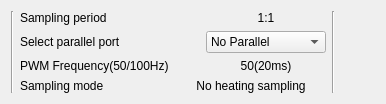
      <widget class="QWidget" name="tab_8">
       <attribute name="title">
        <string>Board_set</string>
       </attribute>
       <layout class="QGridLayout" name="gridLayout_9">
        <item row="0" column="0">
         <layout class="QVBoxLayout" name="verticalLayout_24">
          <item>
           <layout class="QHBoxLayout" name="horizontalLayout_47"/>
          </item>
          <item>
           <layout class="QHBoxLayout" name="horizontalLayout_56"/>
          </item>
         </layout>
        </item>
        <item row="1" column="0">
         <layout class="QVBoxLayout" name="verticalLayout_8">
          <item>
           <layout class="QHBoxLayout" name="horizontalLayout_52">
            <item>
             <layout class="QHBoxLayout" name="horizontalLayout_17">
              <item>
               <widget class="Line" name="line_95">
                <property name="orientation">
                 <enum>Qt::Vertical</enum>
                </property>
               </widget>
              </item>
              <item>
               <layout class="QVBoxLayout" name="verticalLayout_20">
                <item>
                 <layout class="QHBoxLayout" name="horizontalLayout_122">
                  <item>
                   <widget class="QLabel" name="label_85">
                    <property name="minimumSize">
                     <size>
                      <width>180</width>
                      <height>0</height>
                     </size>
                    </property>
                    <property name="maximumSize">
                     <size>
                      <width>220</width>
                      <height>16777215</height>
                     </size>
                    </property>
                    <property name="styleSheet">
                     <string notr="true">font: 14px &quot;Tahoma&quot;;</string>
                    </property>
                    <property name="text">
                     <string>Sampling period</string>
                    </property>
                   </widget>
                  </item>
                  <item>
                   <widget class="QLabel" name="label_8">
                    <property name="text">
                     <string>1:1</string>
                    </property>
                    <property name="alignment">
                     <set>Qt::AlignCenter</set>
                    </property>
                   </widget>
                  </item>
                 </layout>
                </item>
                <item>
                 <layout class="QHBoxLayout" name="horizontalLayout_123">
                  <item>
                   <widget class="QLabel" name="label_86">
                    <property name="minimumSize">
                     <size>
                      <width>180</width>
                      <height>0</height>
                     </size>
                    </property>
                    <property name="maximumSize">
                     <size>
                      <width>220</width>
                      <height>16777215</height>
                     </size>
                    </property>
                    <property name="styleSheet">
                     <string notr="true">font: 14px &quot;Tahoma&quot;;</string>
                    </property>
                    <property name="text">
                     <string>Select parallel port</string>
                    </property>
                   </widget>
                  </item>
                  <item>
                   <widget class="QComboBox" name="BAT_Share_pps">
                    <property name="maximumSize">
                     <size>
                      <width>120</width>
                      <height>16777215</height>
                     </size>
                    </property>
                    <item>
                     <property name="text">
                      <string>No Parallel</string>
                     </property>
                    </item>
                    <item>
                     <property name="text">
                      <string>Select sector1 H+</string>
                     </property>
                    </item>
                   </widget>
                  </item>
                 </layout>
                </item>
                <item>
                 <layout class="QHBoxLayout" name="horizontalLayout_125">
                  <item>
                   <widget class="QLabel" name="label_87">
                    <property name="minimumSize">
                     <size>
                      <width>180</width>
                      <height>0</height>
                     </size>
                    </property>
                    <property name="maximumSize">
                     <size>
                      <width>220</width>
                      <height>16777215</height>
                     </size>
                    </property>
                    <property name="styleSheet">
                     <string notr="true">font: 14px &quot;Tahoma&quot;;</string>
                    </property>
                    <property name="text">
                     <string>PWM Frequency(50/100Hz)</string>
                    </property>
                   </widget>
                  </item>
                  <item>
                   <widget class="QLabel" name="label_9">
                    <property name="text">
                     <string>50(20ms)</string>
                    </property>
                    <property name="alignment">
                     <set>Qt::AlignCenter</set>
                    </property>
                   </widget>
                  </item>
                 </layout>
                </item>
                <item>
                 <layout class="QHBoxLayout" name="horizontalLayout_38">
                  <item>
                   <widget class="QLabel" name="label_28">
                    <property name="styleSheet">
                     <string notr="true">font: 14px &quot;Tahoma&quot;;</string>
                    </property>
                    <property name="text">
                     <string>Sampling mode</string>
                    </property>
                   </widget>
                  </item>
                  <item>
                   <widget class="QLabel" name="label_10">
                    <property name="text">
                     <string>No heating sampling</string>
                    </property>
                    <property name="alignment">
                     <set>Qt::AlignCenter</set>
                    </property>
                   </widget>
                  </item>
                 </layout>
                </item>
               </layout>
              </item>
              <item>
               <widget class="Line" name="line_96">
                <property name="orientation">
                 <enum>Qt::Vertical</enum>
                </property>
               </widget>
              </item>
             </layout>
            </item>
            <item>
             <spacer name="horizontalSpacer_13">
              <property name="orientation">
               <enum>Qt::Horizontal</enum>
              </property>
              <property name="sizeHint" stdset="0">
               <size>
                <width>40</width>
                <height>20</height>
               </size>
              </property>
             </spacer>
            </item>
           </layout>
          </item>
          <item>
           <layout class="QHBoxLayout" name="horizontalLayout_55"/>
          </item>
         </layout>
        </item>
       </layout>
      </widget>
